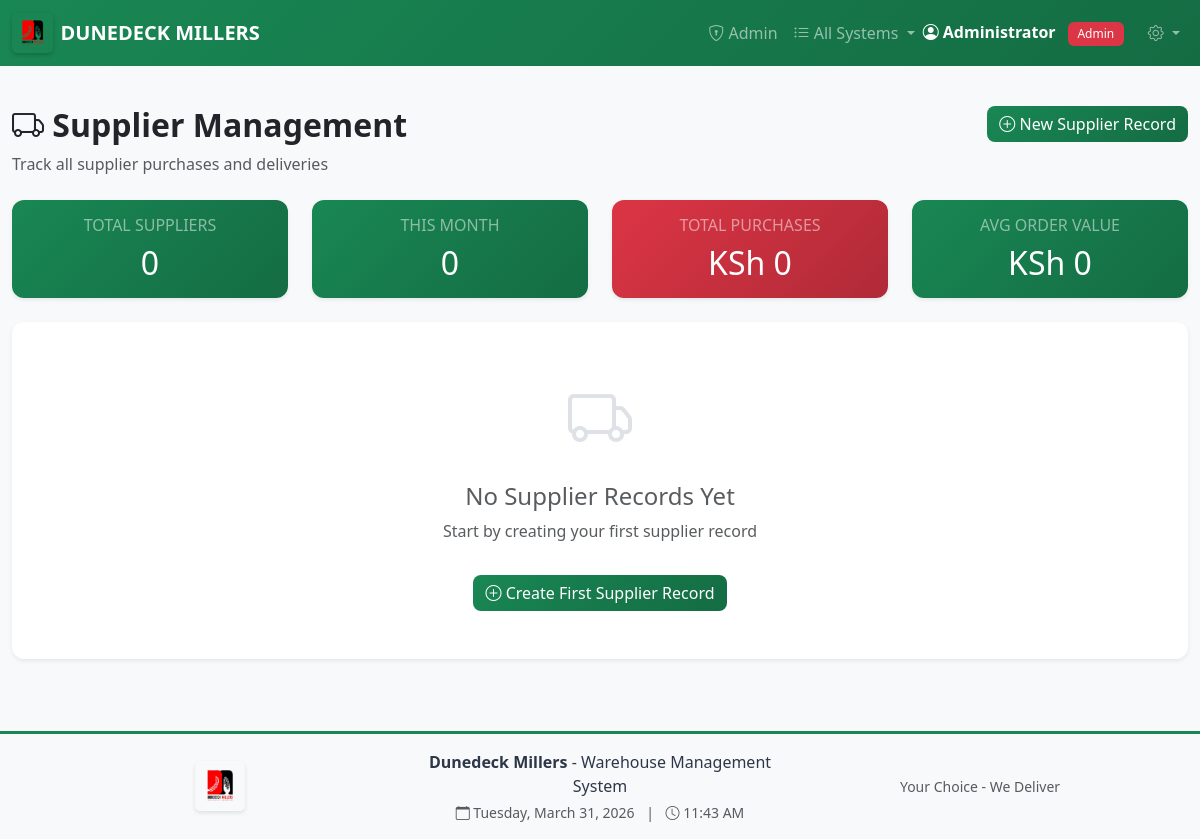
Before: /suppliers (signed in) with the older database file.
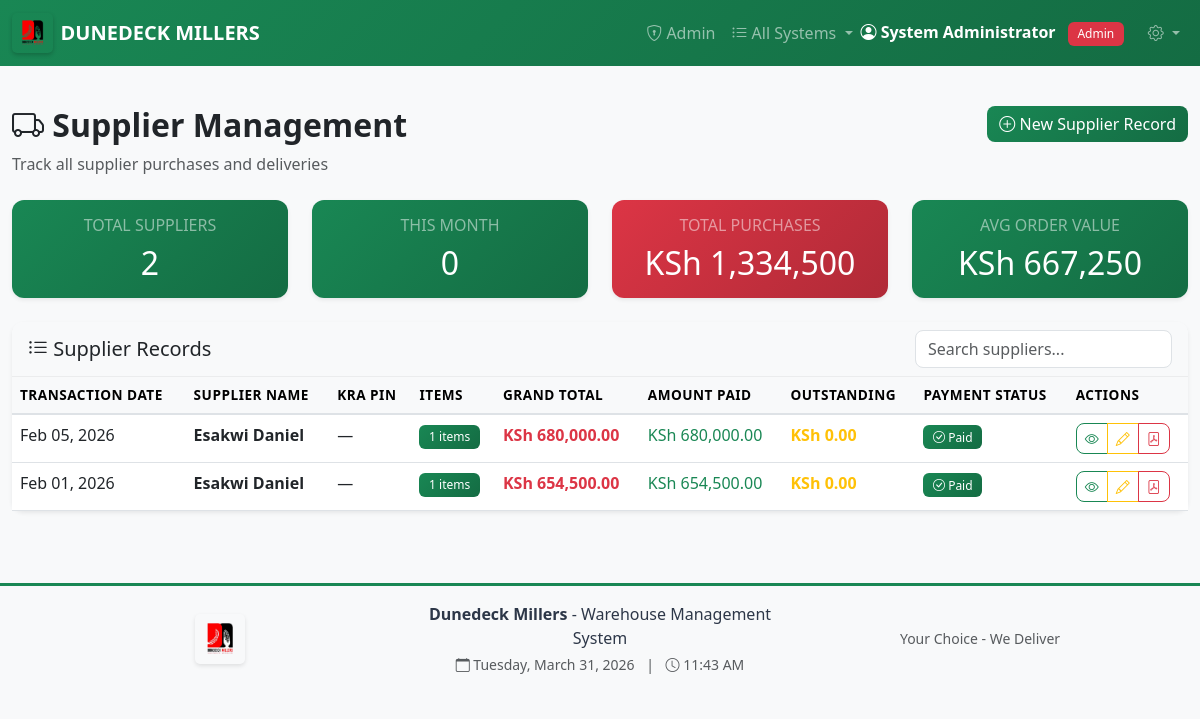
After: the same page with the newer database file.
### app.py (models this page shows, shortened)
class User(UserMixin, db.Model):
    id = db.Column(db.Integer, primary_key=True)
    username = db.Column(db.String(80), unique=True, nullable=False)
    name = db.Column(db.String(120), nullable=False)
    password_hash = db.Column(db.String(200), nullable=False)
    role = db.Column(db.String(20), nullable=False)  # worker, manager, director, admin
    is_blocked = db.Column(db.Boolean, default=False)
    must_change_password = db.Column(db.Boolean, default=True)
    created_at = db.Column(db.DateTime, default=datetime.utcnow)
    last_login = db.Column(db.DateTime)
    sheets = db.relationship('IntakeSheet', foreign_keys='IntakeSheet.worker_id', backref='worker', lazy=True)
    authorized_sheets = db.relationship('IntakeSheet', foreign_keys='IntakeSheet.authorized_by_id', backref='authorized_by', lazy=True)

class Supplier(db.Model):
    id = db.Column(db.Integer, primary_key=True)
    supplier_name = db.Column(db.String(200), nullable=False)
    kra_pin = db.Column(db.String(20))
    address = db.Column(db.String(300))
    city = db.Column(db.String(100))
    phone_number = db.Column(db.String(20))
    transaction_date = db.Column(db.Date, nullable=False, default=date.today)
    invoice_number = db.Column(db.String(100))
    lpo_number = db.Column(db.String(100))
    reference_code = db.Column(db.String(100))
    grand_total = db.Column(db.Float, nullable=False)
    amount_paid = db.Column(db.Float, default=0)
    payment_status = db.Column(db.String(20), default='unpaid')
    payment_date = db.Column(db.Date)
    payment_method = db.Column(db.String(50))
    bank_name = db.Column(db.String(100))
    account_number = db.Column(db.String(50))
    transaction_code = db.Column(db.String(100))
    authorized_by_id = db.Column(db.Integer, db.ForeignKey('user.id'))
    authorized_by = db.relationship('User', foreign_keys=[authorized_by_id], backref='authorized_suppliers')
    authorization_date = db.Column(db.Date)
    created_at = db.Column(db.DateTime, default=datetime.utcnow)
    items = db.relationship('SupplierItem', backref='supplier', lazy=True, cascade='all, delete-orphan')
    linked_sheet_id = db.Column(db.Integer, db.ForeignKey('intake_sheet.id'))
    linked_sheet = db.relationship('IntakeSheet', foreign_keys=[linked_sheet_id], backref='supplier_record')

### app.py (the view)
@app.route('/suppliers')
@login_required
def suppliers_list():
    if current_user.role not in ['manager', 'admin', 'director']:
        flash('Access denied.', 'danger')
        return redirect(url_for('dashboard'))
    suppliers = Supplier.query.order_by(Supplier.transaction_date.desc()).all()
    return render_template('suppliers/list.html', suppliers=suppliers)

### app.py (called while the page is built)
@app.context_processor
def inject_now():
    return {'now': datetime.now}

@login_manager.user_loader
def load_user(user_id):
    return User.query.get(int(user_id))

### templates/suppliers/list.html (shortened to what the changed rows need)
{% extends "base.html" %}
{% block content %}
<div class="row mb-4 no-print">
    <div class="col-md-8">
        <h2 class="fw-bold">
            <i class="bi bi-truck"></i> Supplier Management
        </h2>
    </div>
</div>
<div class="row mb-4">
    <div class="col-md-3">
        <div class="card bg-primary text-white shadow-sm">
            <div class="card-body text-center">
                <h6 class="text-white-50">TOTAL SUPPLIERS</h6>
                <h2 class="mb-0">{{ suppliers|length }}</h2>
            </div>
        </div>
    </div>
    <div class="col-md-3">
        <div class="card bg-success text-white shadow-sm">
            <div class="card-body text-center">
                <h2 class="mb-0">
                    {% set this_month = suppliers|selectattr('transaction_date', 'ge', (now().date().replace(day=1)))|list %}
                    {{ this_month|length }}
                </h2>
            </div>
        </div>
    </div>
    <div class="col-md-3">
        <div class="card bg-warning text-white shadow-sm">
            <div class="card-body text-center">
                <h6 class="text-white-50">TOTAL PURCHASES</h6>
                <h2 class="mb-0">KSh {{ "{:,.0f}".format(suppliers|sum(attribute='grand_total')) }}</h2>
            </div>
        </div>
    </div>
    <div class="col-md-3">
        <div class="card bg-info text-white shadow-sm">
            <div class="card-body text-center">
                <h6 class="text-white-50">AVG ORDER VALUE</h6>
                <h2 class="mb-0">
                    {% if suppliers|length > 0 %}
                    KSh {{ "{:,.0f}".format((suppliers|sum(attribute='grand_total')) / (suppliers|length)) }}
                    {% else %}
                    KSh 0
                    {% endif %}
                </h2>
            </div>
        </div>
    </div>
</div>
{% if suppliers %}
<div class="card shadow-sm">
    <div class="card-header bg-light">
        <div class="d-flex justify-content-between align-items-center">
            <h5 class="mb-0"><i class="bi bi-list-ul"></i> Supplier Records</h5>
            <input type="text" id="searchInput" class="form-control w-auto" placeholder="Search suppliers...">
        </div>
    </div>
    <div class="card-body p-0">
        <div class="table-responsive">
            <table class="table table-hover mb-0" id="suppliersTable">
                <thead class="table-light">
    <tr>
        <th>Transaction Date</th>
        <th>Supplier Name</th>
        <th>KRA PIN</th>
        <th>Items</th>
        <th>Grand Total</th>
        <th>Amount Paid</th>
        <th>Outstanding</th>
        <th>Payment Status</th>
        <th>Actions</th>
    </tr>
</thead>
<tbody>
    {% for supplier in suppliers %}
    <tr>
        <td>{{ supplier.transaction_date.strftime('%b %d, %Y') }}</td>
        <td class="fw-bold">{{ supplier.supplier_name }}</td>
        <td>{{ supplier.kra_pin or '—' }}</td>
        <td><span class="badge bg-primary">{{ supplier.items|length }} items</span></td>
        <td class="fw-bold text-danger">KSh {{ "{:,.2f}".format(supplier.grand_total) }}</td>
        <td class="text-success">KSh {{ "{:,.2f}".format(supplier.amount_paid) }}</td>
        <td class="fw-bold text-warning">KSh {{ "{:,.2f}".format(supplier.grand_total - supplier.amount_paid) }}</td>
        <td>
            {% if supplier.payment_status == 'paid' %}
            <span class="badge bg-success"><i class="bi bi-check-circle"></i> Paid</span>
            {% elif supplier.payment_status == 'partially_paid' %}
            <span class="badge bg-warning"><i class="bi bi-exclamation-circle"></i> Partial</span>
            {% else %}
            <span class="badge bg-danger"><i class="bi bi-x-circle"></i> Unpaid</span>
            {% endif %}
        </td>
        <td>
            <div class="btn-group btn-group-sm">
                <a href="{{ url_for('view_supplier', supplier_id=supplier.id) }}"
                   class="btn btn-outline-primary" title="View">
                    <i class="bi bi-eye"></i>
                </a>
                <a href="{{ url_for('edit_supplier', supplier_id=supplier.id) }}"
                   class="btn btn-outline-warning" title="Edit">
                    <i class="bi bi-pencil"></i>
                </a>
                <a href="{{ url_for('download_supplier_pdf', supplier_id=supplier.id) }}"
                   class="btn btn-outline-danger" title="PDF">
                    <i class="bi bi-file-pdf"></i>
                </a>
            </div>
        </td>
    </tr>
    {% endfor %}
</tbody>
            </table>
        </div>
    </div>
</div>
{% else %}
<div class="card shadow-sm">
    <div class="card-body text-center py-5">
        <i class="bi bi-truck" style="font-size: 4rem; color: #dee2e6;"></i>
        <h4 class="mt-3 text-muted">No Supplier Records Yet</h4>
        <p class="text-muted">Start by creating your first supplier record</p>
        <a href="{{ url_for('create_supplier') }}" class="btn btn-primary mt-3">
            <i class="bi bi-plus-circle"></i> Create First Supplier Record
        </a>
    </div>
</div>
{% endif %}
{% endblock %}

### templates/base.html (shortened to what the changed rows need)
<!DOCTYPE html>
<html lang="en">
<head>
    <link href="https://cdn.jsdelivr.net/npm/bootstrap@5.3.0/dist/css/bootstrap.min.css" rel="stylesheet">
    <link rel="stylesheet" href="https://cdn.jsdelivr.net/npm/bootstrap-icons@1.10.0/font/bootstrap-icons.css">
    <link rel="stylesheet" href="{{ url_for('static', filename='css/style.css') }}">
</head>
<body>
{% if current_user.is_authenticated %}
<nav class="navbar navbar-expand-lg navbar-dark bg-primary navbar-fixed">
    <div class="container-fluid">
        <a class="navbar-brand d-flex align-items-center" href="{{ url_for('dashboard') }}">
            <img src="{{ url_for('static', filename='images/logo.jpeg') }}"
                 alt="Dunedeck Millers"
                 height="40"
                 class="me-2"
                 style="border-radius: 5px;">
            <span class="fw-bold">DUNEDECK MILLERS</span>
        </a>
        <div class="collapse navbar-collapse" id="navbarNav">
            <ul class="navbar-nav ms-auto align-items-center">
                {% if current_user.role == 'worker' %}
                <li class="nav-item">
                    <a class="nav-link" href="{{ url_for('worker_dashboard') }}">
                        <i class="bi bi-speedometer2"></i> Dashboard
                    </a>
                </li>
                <li class="nav-item dropdown">
                    <a class="nav-link dropdown-toggle" href="#" role="button" data-bs-toggle="dropdown">
                        <i class="bi bi-box-seam"></i> Operations
                    </a>
                    <ul class="dropdown-menu">
                        <li><a class="dropdown-item" href="{{ url_for('requisitions_list') }}">
                            <i class="bi bi-clipboard-check"></i> My Requisitions
                        </a></li>
                        <li><a class="dropdown-item" href="{{ url_for('create_requisition') }}">
                            <i class="bi bi-plus-circle"></i> New Requisition
                        </a></li>
                        <li><hr class="dropdown-divider"></li>
                        <li><a class="dropdown-item" href="{{ url_for('invoices_list') }}">
                            <i class="bi bi-receipt"></i> My Invoices
                        </a></li>
                        <li><a class="dropdown-item" href="{{ url_for('create_invoice') }}">
                            <i class="bi bi-plus-circle"></i> New Invoice
                        </a></li>
                        <li><a class="dropdown-item" href="{{ url_for('customers_list') }}">
                            <i class="bi bi-folder2-open"></i> Customer Folders
                        </a></li>
                    </ul>
                </li>
                <li class="nav-item">
                    <a class="nav-link" href="{{ url_for('packaging_list') }}">
                        <i class="bi bi-box"></i> Packaging
                    </a>
                </li>
                {% elif current_user.role == 'admin' %}
                <li class="nav-item">
                    <a class="nav-link" href="{{ url_for('admin_dashboard') }}">
                        <i class="bi bi-shield-lock"></i> Admin
                    </a>
                </li>
                <li class="nav-item dropdown">
                    <a class="nav-link dropdown-toggle" href="#" role="button" data-bs-toggle="dropdown">
                        <i class="bi bi-list-ul"></i> All Systems
                    </a>
                </li>
                {% endif %}
                <li class="nav-item">
                    <span class="navbar-text text-white me-3">
                        <i class="bi bi-person-circle"></i>
                        <strong>{{ current_user.name }}</strong>
                        <span class="badge role-{{ current_user.role }} ms-2">{{ current_user.role|title }}</span>
                    </span>
                </li>
                <li class="nav-item dropdown">
                    <a class="nav-link dropdown-toggle" href="#" role="button" data-bs-toggle="dropdown">
                        <i class="bi bi-gear"></i>
                    </a>
                </li>
            </ul>
        </div>
    </div>
</nav>
{% endif %}
    <main class="container-fluid py-4">
        {% block content %}{% endblock %}
    </main>
</body>
</html>

Changed rows visible on the page:
changed User "Admin": name "Administrator" → "System Administrator"
added Supplier: transaction_date "Feb 05, 2026", supplier_name "Esakwi Daniel", kra_pin "—", items|length "1", grand_total "680,000.00", amount_paid "680,000.00", supplier.grand_total-supplier.amount_paid "0.00", payment_status "paid" (drawn)
added Supplier: transaction_date "Feb 01, 2026", supplier_name "Esakwi Daniel", kra_pin "—", items|length "1", grand_total "654,500.00", amount_paid "654,500.00", supplier.grand_total-supplier.amount_paid "0.00", payment_status "paid" (drawn)
Other visible differences:
{{ suppliers|length }}: "0" → "2"
{{ "{:,.0f}".format(suppliers|sum(attribute='grand_total')) }}: "0" → "1,334,500"
text no longer shown: "KSh 0 No Supplier Records Yet Start by creating your first supplier record Create First Supplier Record"
text now shown: "KSh 667,250 Supplier Records TRANSACTION DATE SUPPLIER NAME KRA PIN ITEMS GRAND TOTAL AMOUNT PAID OUTSTANDING PAYMENT STATUS ACTIONS"
